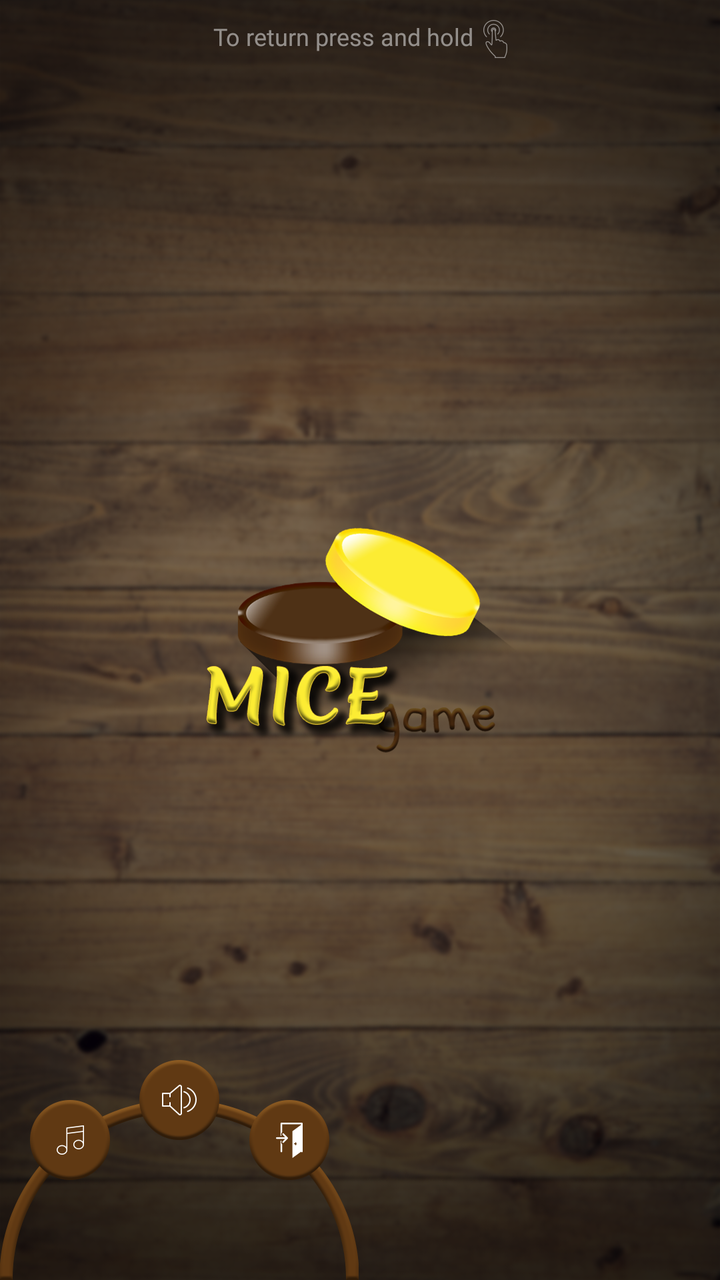
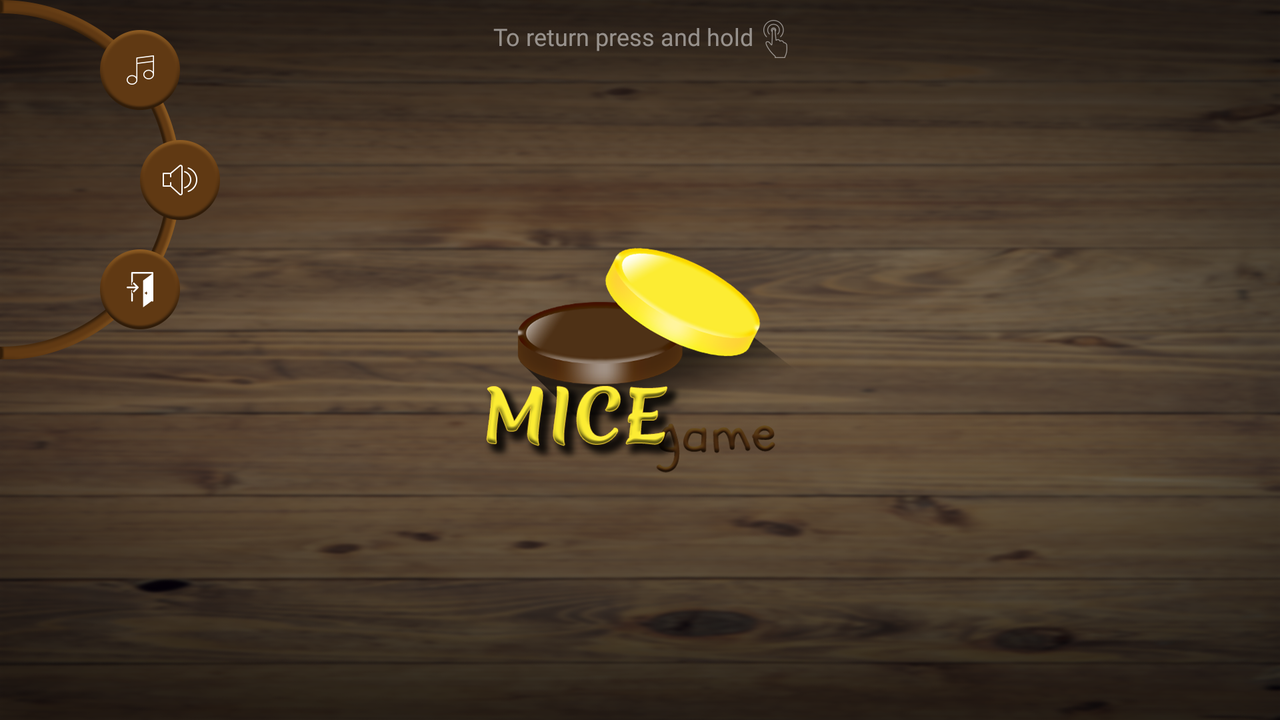

Two renders of one Android screen. The first uses the default layout on a phone; the second uses the alternative layout the repository ships for a different screen configuration, on a matching device. The two XML files are below.
<!-- AndroidManifest.xml: application theme AppTheme -->
<!-- res/layout/fragment_board_menu.xml -->
<?xml version="1.0" encoding="utf-8"?>
<android.support.constraint.ConstraintLayout xmlns:android="http://schemas.android.com/apk/res/android"
    android:layout_width="match_parent"
    android:layout_height="match_parent"
    xmlns:app="http://schemas.android.com/apk/res-auto"
    >

    <TextView
        android:id="@+id/message_one"
        android:layout_width="wrap_content"
        android:layout_height="wrap_content"
        style="@style/BoardFragmentPauseTip"
        android:text="@string/board_fragment_pause_tip"

        app:layout_constraintTop_toTopOf="parent"
        app:layout_constraintLeft_toLeftOf="parent"
        app:layout_constraintRight_toLeftOf="@+id/image_one"
        app:layout_constraintHorizontal_chainStyle="packed"
        android:layout_marginEnd="@dimen/board_fragment_pause_tip_margin_end"
        android:layout_marginTop="@dimen/board_fragment_pause_tip_margin_top"/>

    <ImageView
        android:id="@+id/image_one"
        android:layout_width="wrap_content"
        android:layout_height="wrap_content"
        android:src="@drawable/ic_touch"
        android:alpha="0.5"

        app:layout_constraintTop_toTopOf="parent"
        app:layout_constraintLeft_toRightOf="@+id/message_one"
        app:layout_constraintRight_toRightOf="parent"
        android:layout_marginTop="@dimen/board_fragment_pause_tip_image_margin_top"/>

    <ImageView
        android:id="@+id/board_fragment_menu_logo"
        android:layout_width="wrap_content"
        android:layout_height="wrap_content"
        android:src="@drawable/logo_main"

        app:layout_constraintTop_toTopOf="parent"
        app:layout_constraintLeft_toLeftOf="parent"
        app:layout_constraintRight_toRightOf="parent"
        app:layout_constraintBottom_toBottomOf="parent"/>


    <ImageView
        android:id="@+id/board_fragment_menu_frame"
        android:layout_width="wrap_content"
        android:layout_height="wrap_content"
        android:src="@drawable/menu_frame"

        app:layout_constraintBottom_toBottomOf="parent"
        app:layout_constraintLeft_toLeftOf="parent"/>

    <ImageView
        android:id="@+id/board_fragment_menu_sound"
        android:layout_width="@dimen/board_fragment_menu_option_dimension"
        android:layout_height="@dimen/board_fragment_menu_option_dimension"
        android:background="@drawable/background_option"
        android:src="@drawable/ic_sound"
        android:scaleType="center"
        android:clickable="true"
        android:focusable="true"
        android:soundEffectsEnabled="false"

        app:layout_constraintBottom_toBottomOf="parent"
        app:layout_constraintLeft_toLeftOf="@+id/board_fragment_menu_frame"
        app:layout_constraintRight_toRightOf="@+id/board_fragment_menu_frame"
        android:layout_marginBottom="@dimen/board_fragment_menu_option_sound_margin_bottom"
        />

    <ImageView
        android:id="@+id/board_fragment_menu_exit"
        android:layout_width="@dimen/board_fragment_menu_option_dimension"
        android:layout_height="@dimen/board_fragment_menu_option_dimension"
        android:background="@drawable/background_option"
        android:src="@drawable/ic_exit"
        android:scaleType="center"
        android:clickable="true"
        android:focusable="true"
        android:soundEffectsEnabled="false"

        app:layout_constraintBottom_toBottomOf="parent"
        app:layout_constraintLeft_toRightOf="@+id/board_fragment_menu_sound"
        app:layout_constraintRight_toRightOf="@+id/board_fragment_menu_frame"
        android:layout_marginBottom="@dimen/board_fragment_menu_option_exit_margin_bottom"
        />

    <ImageView
        android:id="@+id/board_fragment_menu_music"
        android:layout_width="@dimen/board_fragment_menu_option_dimension"
        android:layout_height="@dimen/board_fragment_menu_option_dimension"
        android:background="@drawable/background_option"
        android:src="@drawable/ic_music"
        android:scaleType="center"
        android:clickable="true"
        android:focusable="true"
        android:soundEffectsEnabled="false"

        app:layout_constraintBottom_toBottomOf="parent"
        app:layout_constraintLeft_toLeftOf="@+id/board_fragment_menu_frame"
        app:layout_constraintRight_toLeftOf="@+id/board_fragment_menu_sound"
        android:layout_marginBottom="@dimen/board_fragment_menu_option_music_margin_bottom"
        />

</android.support.constraint.ConstraintLayout>
<!-- resources referenced by this layout -->
<resources>
  <dimen name="board_fragment_menu_option_dimension">40dp</dimen>
  <dimen name="board_fragment_menu_option_exit_margin_bottom">50dp</dimen>
  <dimen name="board_fragment_menu_option_music_margin_bottom">50dp</dimen>
  <dimen name="board_fragment_menu_option_sound_margin_bottom">70dp</dimen>
  <dimen name="board_fragment_pause_tip_image_margin_top">10dp</dimen>
  <dimen name="board_fragment_pause_tip_margin_end">5dp</dimen>
  <dimen name="board_fragment_pause_tip_margin_top">10dp</dimen>
  <!-- drawable background_option: png bitmap (drawable-hdpi, 2359 bytes) -->
  <!-- drawable ic_exit: png bitmap (drawable-hdpi, 559 bytes) -->
  <!-- drawable ic_music: png bitmap (drawable-hdpi, 609 bytes) -->
  <!-- drawable ic_sound: png bitmap (drawable-hdpi, 775 bytes) -->
  <!-- drawable ic_touch: png bitmap (drawable-hdpi, 870 bytes) -->
  <!-- drawable logo_main: png bitmap (drawable-hdpi, 43260 bytes) -->
  <!-- drawable menu_frame: png bitmap (drawable-hdpi, 10564 bytes) -->
  <string name="board_fragment_pause_tip">To return press and hold</string>
  <style name="BoardFragmentPauseTip">
          <item name="android:fontFamily">@font/ubuntu_regular</item>
          <item name="android:textColor">@android:color/white</item>
          <item name="android:alpha">0.5</item>
          <item name="android:textSize">@dimen/board_fragment_pause_tip_text</item>
      </style>
  <style name="AppTheme" parent="Theme.AppCompat.NoActionBar">
          <item name="colorPrimary">@color/primary</item>
          <item name="colorPrimaryDark">@color/primary_dark</item>
          <item name="colorAccent">@color/accent</item>
          <item name="android:windowBackground">@drawable/background</item>
          <item name="android:statusBarColor">@android:color/black</item>
      </style>
  <dimen name="board_fragment_pause_tip_text">12sp</dimen>
  <color name="primary">#795548</color>
  <color name="primary_dark">#5D4037</color>
  <color name="accent">#FFEB3B</color>
  <!-- drawable background: png bitmap (drawable-hdpi, 458586 bytes) -->
</resources>
<!-- res/layout-land/fragment_board_menu.xml (the repository's variant of the layout above) -->
<!-- drawn on the phone turned sideways -->
<?xml version="1.0" encoding="utf-8"?>
<android.support.constraint.ConstraintLayout xmlns:android="http://schemas.android.com/apk/res/android"
    android:layout_width="match_parent"
    android:layout_height="match_parent"
    xmlns:app="http://schemas.android.com/apk/res-auto">

    <TextView
        android:id="@+id/message_one"
        android:layout_width="wrap_content"
        android:layout_height="wrap_content"
        style="@style/BoardFragmentPauseTip"
        android:text="@string/board_fragment_pause_tip"

        app:layout_constraintTop_toTopOf="parent"
        app:layout_constraintLeft_toLeftOf="parent"
        app:layout_constraintRight_toLeftOf="@+id/image_one"
        app:layout_constraintHorizontal_chainStyle="packed"
        android:layout_marginEnd="@dimen/board_fragment_pause_tip_margin_end"
        android:layout_marginTop="@dimen/board_fragment_pause_tip_margin_top"/>

    <ImageView
        android:id="@+id/image_one"
        android:layout_width="wrap_content"
        android:layout_height="wrap_content"
        android:src="@drawable/ic_touch"
        android:alpha="0.5"

        app:layout_constraintTop_toTopOf="parent"
        app:layout_constraintLeft_toRightOf="@+id/message_one"
        app:layout_constraintRight_toRightOf="parent"
        android:layout_marginTop="@dimen/board_fragment_pause_tip_image_margin_top"/>

    <ImageView
        android:id="@+id/board_fragment_menu_logo"
        android:layout_width="wrap_content"
        android:layout_height="wrap_content"
        android:src="@drawable/logo_main"

        app:layout_constraintTop_toTopOf="parent"
        app:layout_constraintLeft_toLeftOf="parent"
        app:layout_constraintRight_toRightOf="parent"
        app:layout_constraintBottom_toBottomOf="parent"/>


    <ImageView
        android:id="@+id/board_fragment_menu_frame"
        android:layout_width="wrap_content"
        android:layout_height="wrap_content"
        android:src="@drawable/menu_frame_land"

        app:layout_constraintTop_toTopOf="parent"
        app:layout_constraintLeft_toLeftOf="parent"/>

    <ImageView
        android:id="@+id/board_fragment_menu_sound"
        android:layout_width="@dimen/board_fragment_menu_option_dimension"
        android:layout_height="@dimen/board_fragment_menu_option_dimension"
        android:background="@drawable/background_option"
        android:src="@drawable/ic_sound"
        android:scaleType="center"
        android:clickable="true"
        android:focusable="true"
        android:soundEffectsEnabled="false"

        app:layout_constraintTop_toBottomOf="@id/board_fragment_menu_music"
        app:layout_constraintLeft_toLeftOf="parent"
        app:layout_constraintBottom_toTopOf="@id/board_fragment_menu_exit"
        android:layout_marginStart="@dimen/board_fragment_menu_option_sound_margin_bottom"
        />

    <ImageView
        android:id="@+id/board_fragment_menu_exit"
        android:layout_width="@dimen/board_fragment_menu_option_dimension"
        android:layout_height="@dimen/board_fragment_menu_option_dimension"
        android:background="@drawable/background_option"
        android:src="@drawable/ic_exit"
        android:scaleType="center"
        android:clickable="true"
        android:focusable="true"
        android:soundEffectsEnabled="false"

        app:layout_constraintTop_toBottomOf="@id/board_fragment_menu_sound"
        app:layout_constraintLeft_toLeftOf="parent"
        app:layout_constraintBottom_toBottomOf="@id/board_fragment_menu_frame"
        android:layout_marginStart="@dimen/board_fragment_menu_option_exit_margin_bottom"
        />

    <ImageView
        android:id="@+id/board_fragment_menu_music"
        android:layout_width="@dimen/board_fragment_menu_option_dimension"
        android:layout_height="@dimen/board_fragment_menu_option_dimension"
        android:background="@drawable/background_option"
        android:src="@drawable/ic_music"
        android:scaleType="center"
        android:clickable="true"
        android:focusable="true"
        android:soundEffectsEnabled="false"

        app:layout_constraintTop_toTopOf="@id/board_fragment_menu_frame"
        app:layout_constraintLeft_toLeftOf="parent"
        app:layout_constraintBottom_toTopOf="@id/board_fragment_menu_sound"
        android:layout_marginStart="@dimen/board_fragment_menu_option_music_margin_bottom"
        />

</android.support.constraint.ConstraintLayout>
<!-- resources referenced by the variant -->
<!-- as the phone turned sideways resolves them -->
<resources>
  <!-- from res/values-land/ -->
  <dimen name="board_fragment_menu_option_dimension">40dp</dimen>
  <!-- from res/values-land/ -->
  <dimen name="board_fragment_menu_option_exit_margin_bottom">50dp</dimen>
  <!-- from res/values-land/ -->
  <dimen name="board_fragment_menu_option_music_margin_bottom">50dp</dimen>
  <!-- from res/values-land/ -->
  <dimen name="board_fragment_menu_option_sound_margin_bottom">70dp</dimen>
  <!-- from res/values-land/ -->
  <dimen name="board_fragment_pause_tip_image_margin_top">10dp</dimen>
  <!-- from res/values-land/ -->
  <dimen name="board_fragment_pause_tip_margin_end">5dp</dimen>
  <!-- from res/values-land/ -->
  <dimen name="board_fragment_pause_tip_margin_top">10dp</dimen>
  <!-- drawable background_option: png bitmap (drawable-hdpi, 2359 bytes) -->
  <!-- drawable ic_exit: png bitmap (drawable-hdpi, 559 bytes) -->
  <!-- drawable ic_music: png bitmap (drawable-hdpi, 609 bytes) -->
  <!-- drawable ic_sound: png bitmap (drawable-hdpi, 775 bytes) -->
  <!-- drawable ic_touch: png bitmap (drawable-hdpi, 870 bytes) -->
  <!-- drawable logo_main: png bitmap (drawable-hdpi, 43260 bytes) -->
  <!-- drawable menu_frame_land: png bitmap (drawable-hdpi, 12579 bytes) -->
  <string name="board_fragment_pause_tip">To return press and hold</string>
  <style name="BoardFragmentPauseTip">
          <item name="android:fontFamily">@font/ubuntu_regular</item>
          <item name="android:textColor">@android:color/white</item>
          <item name="android:alpha">0.5</item>
          <item name="android:textSize">@dimen/board_fragment_pause_tip_text</item>
      </style>
  <style name="AppTheme" parent="Theme.AppCompat.NoActionBar">
          <item name="colorPrimary">@color/primary</item>
          <item name="colorPrimaryDark">@color/primary_dark</item>
          <item name="colorAccent">@color/accent</item>
          <item name="android:windowBackground">@drawable/background</item>
          <item name="android:statusBarColor">@android:color/black</item>
      </style>
  <!-- from res/values-land/ -->
  <dimen name="board_fragment_pause_tip_text">12sp</dimen>
  <color name="primary">#795548</color>
  <color name="primary_dark">#5D4037</color>
  <color name="accent">#FFEB3B</color>
  <!-- drawable background: png bitmap (drawable-hdpi, 458586 bytes) -->
</resources>
